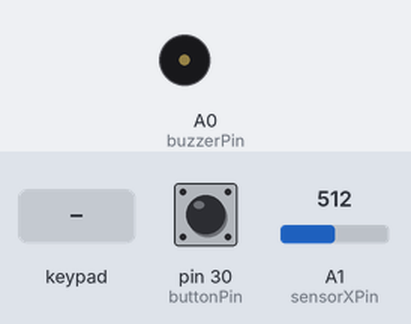
Bench run of a sketch on a simulated Arduino Mega 2560, built with avr-gcc and run on an emulated ATmega2560. Shown: buzzer (waves = sounding). Inputs (shaded band) come from the test bench; at power-on: pin 30 (buttonPin) LOW, A1 (sensorXPin) = 512.

Above: at 1.2 s.
1.3 s: keypad keys 1 3 9 7 2 2 2 2 pressed 0.4 s apart
At 1.38 s:
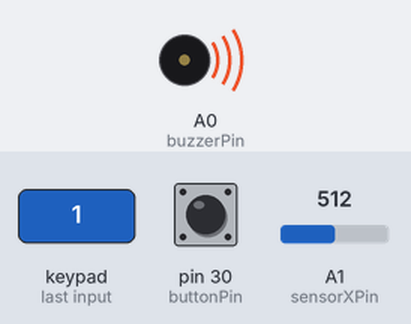
Timing chart, 0 to 5.8 s (numbered marks = the images above; inputs shaded):
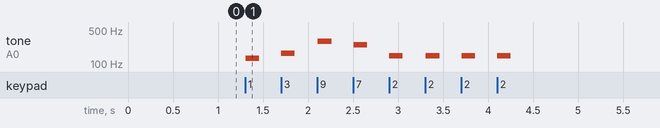

Measured:
- after the input at 1.3 s, tone on A0 (buzzerPin): plays 131 Hz for 0.15 s, 165 Hz for 0.15 s, 294 Hz for 0.15 s, 247 Hz for 0.15 s, 147 Hz for 0.15 s, 147 Hz for 0.15 s … (8 notes in this stretch), starting at once

The sketch:

synth.ino
```cpp
#include <Keypad.h>
#include "pitches.h"

const int buttonPin = 30;
const int buzzerPin = A0;
const int sensorXPin = A1;
const int sensorYPin = A2;

int freq = 0;

int buttonState = 0;
int sensorValue = 0;

const byte rows = 4;
const byte cols = 4;
char keys[rows][cols] = {
  {'1','2','3','4'},
  {'5','6','7','8'},
  {'9','A','B','C'},
  {'D','E','F','G'}
};
byte rowPins[rows] = {52, 50, 48, 46};
byte colPins[cols] = {44, 42, 40, 38};
Keypad keypad = Keypad( makeKeymap(keys), rowPins, colPins, rows, cols );

void setup() {
  Serial.begin(9600);
  pinMode(buttonPin, INPUT);
  pinMode(sensorXPin, INPUT);
}

void loop() {
  buttonState = digitalRead(buttonPin);
  sensorValue= analogRead(sensorXPin);
  char key = keypad.getKey();
  int bend = (sensorValue-512)/20;
  int state = keypad.getState();
  if (key == '1') {
    freq = NOTE_C3;
  }
  if (key == '2') {
    freq = NOTE_D3;
  }
  if (key == '3') {
    freq = NOTE_E3;
  }
  if (key == '4') {
    freq = NOTE_F3;
  }
  if (key == '5') {
    freq = NOTE_G3;
  }
  if (key == '6') {
    freq = NOTE_A3;
  }
  if (key == '7') {
    freq = NOTE_B3;
  }
  if (key == '8') {
    freq = NOTE_C4;
  }
  if (key == '9') {
    freq = NOTE_D4;
  }
  if (key == 'A') {
    freq = NOTE_E4;
  }
  if (key == 'B') {
    freq = NOTE_F4;
  }
  if (key == 'C') {
    freq = NOTE_G4;
  }
  if (key == 'D') {
    freq = NOTE_A4;
  }
  if (key == 'E') {
    freq = NOTE_B4;
  }
  if (key == 'F') {
    freq = NOTE_C5;
  }
  if (key == 'G') {
    freq = NOTE_D5;
  }
  if (state == 1 || state == 2) {
    tone(buzzerPin, freq);
  } else {
    noTone(buzzerPin);
  }
}
```

pitches.h
```cpp
/*************************************************
 * Public Constants
 *************************************************/

#define NOTE_B0  31
#define NOTE_C1  33
#define NOTE_CS1 35
#define NOTE_D1  37
#define NOTE_DS1 39
#define NOTE_E1  41
#define NOTE_F1  44
#define NOTE_FS1 46
#define NOTE_G1  49
#define NOTE_GS1 52
#define NOTE_A1  55
#define NOTE_AS1 58
#define NOTE_B1  62
#define NOTE_C2  65
#define NOTE_CS2 69
#define NOTE_D2  73
#define NOTE_DS2 78
#define NOTE_E2  82
#define NOTE_F2  87
#define NOTE_FS2 93
#define NOTE_G2  98
#define NOTE_GS2 104
#define NOTE_A2  110
#define NOTE_AS2 117
#define NOTE_B2  123
#define NOTE_C3  131
#define NOTE_CS3 139
#define NOTE_D3  147
#define NOTE_DS3 156
#define NOTE_E3  165
#define NOTE_F3  175
#define NOTE_FS3 185
#define NOTE_G3  196
#define NOTE_GS3 208
#define NOTE_A3  220
#define NOTE_AS3 233
#define NOTE_B3  247
#define NOTE_C4  262
#define NOTE_CS4 277
#define NOTE_D4  294
#define NOTE_DS4 311
#define NOTE_E4  330
#define NOTE_F4  349
#define NOTE_FS4 370
#define NOTE_G4  392
#define NOTE_GS4 415
#define NOTE_A4  440
#define NOTE_AS4 466
#define NOTE_B4  494
#define NOTE_C5  523
#define NOTE_CS5 554
#define NOTE_D5  587
#define NOTE_DS5 622
#define NOTE_E5  659
#define NOTE_F5  698
#define NOTE_FS5 740
#define NOTE_G5  784
#define NOTE_GS5 831
#define NOTE_A5  880
#define NOTE_AS5 932
#define NOTE_B5  988
#define NOTE_C6  1047
#define NOTE_CS6 1109
#define NOTE_D6  1175
#define NOTE_DS6 1245
#define NOTE_E6  1319
#define NOTE_F6  1397
#define NOTE_FS6 1480
#define NOTE_G6  1568
#define NOTE_GS6 1661
#define NOTE_A6  1760
#define NOTE_AS6 1865
#define NOTE_B6  1976
#define NOTE_C7  2093
#define NOTE_CS7 2217
#define NOTE_D7  2349
#define NOTE_DS7 2489
#define NOTE_E7  2637
#define NOTE_F7  2794
#define NOTE_FS7 2960
#define NOTE_G7  3136
#define NOTE_GS7 3322
#define NOTE_A7  3520
#define NOTE_AS7 3729
#define NOTE_B7  3951
#define NOTE_C8  4186
#define NOTE_CS8 4435
#define NOTE_D8  4699
#define NOTE_DS8 4978
```
